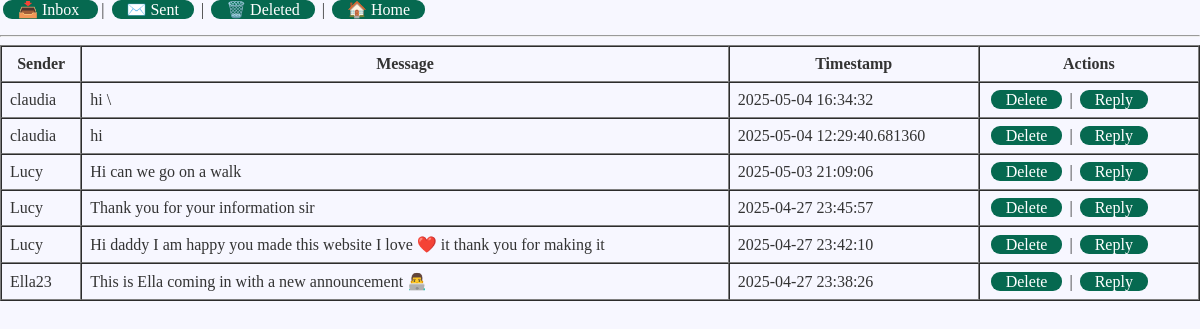
The page /inbox (signed in) on the database as committed earlier.
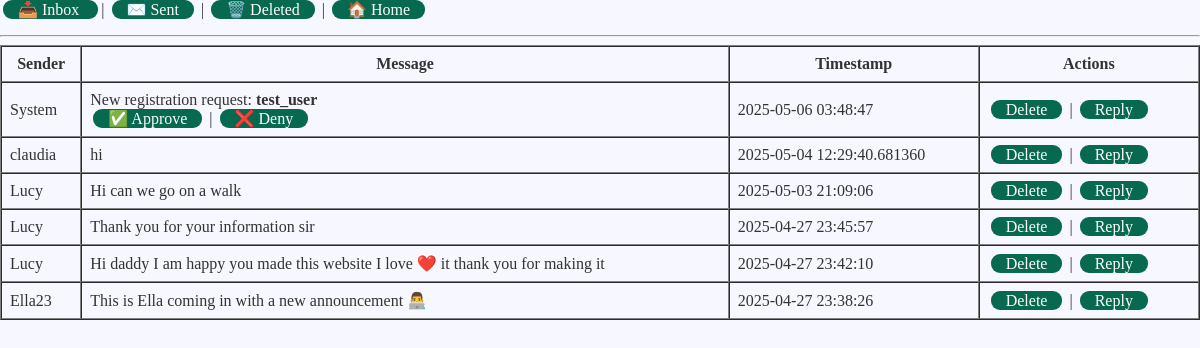
The same page on the database as committed later.
### tables this page shows
CREATE TABLE messages (
        id INTEGER PRIMARY KEY AUTOINCREMENT,
        sender_id INTEGER,
        recipient_id INTEGER,
        content TEXT,
        timestamp DATETIME DEFAULT CURRENT_TIMESTAMP, read INTEGER DEFAULT 0, deleted INTEGER DEFAULT 0, is_read INTEGER DEFAULT 0,
        FOREIGN KEY(sender_id) REFERENCES users(id),
        FOREIGN KEY(recipient_id) REFERENCES users(id)
    );

### app.py (the view)
@app.route('/inbox')
def inbox():
    user_id = session.get('user_id')
    if not user_id:
        return redirect(url_for('login'))
    conn = sqlite3.connect(DB_FILE)
    conn.row_factory = sqlite3.Row
    c = conn.cursor()
    c.execute("""
        SELECT
        m.id,
        COALESCE(u.username, 'System') AS sender,
        m.content,
        m.timestamp,
        m.is_read
        FROM messages m
        LEFT JOIN users u
        ON m.sender_id = u.id
        WHERE m.recipient_id = ?
        AND m.deleted      = 0
        ORDER BY m.timestamp DESC
    """, (user_id,))
    rows = c.fetchall()              # this is a list of sqlite3.Row
    messages = [dict(r) for r in rows]
    c.execute("""
        SELECT COUNT(*) AS cnt
          FROM messages
         WHERE recipient_id = ?
           AND is_read      = 0
           AND deleted      = 0
    """, (user_id,))
    unread_count = c.fetchone()['cnt']
    conn.close()
    print(f"DEBUG inbox: {len(messages)} messages →", messages)
    return render_template(
        'inbox.html',
        messages=messages,
        unread_count=unread_count
    )

### templates/inbox.html (shortened to what this page needs)
{% extends 'base.html' %}
{% block body %}
  <nav class="message-tabs" style="margin-bottom:1em;">
    <a href="{{ url_for('inbox') }}">
      📥 Inbox{% if unread_count > 0 %} ({{ unread_count }}){% endif %}
    </a> |
    <a href="{{ url_for('sent_messages') }}">✉️ Sent</a> |
    <a href="{{ url_for('deleted_messages') }}">🗑️ Deleted</a> |
    <a href="{{ url_for('home') }}">🏠 Home</a>
  </nav>
  <hr>
  <table border="1" cellpadding="8" cellspacing="0" width="100%">
    <thead>
      <tr>
        <th>Sender</th>
        <th>Message</th>
        <th>Timestamp</th>
        <th>Actions</th>
      </tr>
    </thead>
    <tbody>
      {% for m in messages %}
        <tr class="{% if not m['is_read'] %}unread{% endif %}">
          <td>{{ m['sender'] }}</td>
          <td>{{ m['content']|safe }}</td>
          <td>{{ m['timestamp'] }}</td>
          <td>
            <a href="{{ url_for('delete_message', message_id=m['id']) }}">Delete</a> |
            <a href="{{ url_for('respond_to_message', message_id=m['id']) }}">Reply</a>
          </td>
        </tr>
      {% else %}
        <tr>
          <td colspan="4" style="text-align:center;">No messages in your inbox.</td>
        </tr>
      {% endfor %}
    </tbody>
  </table>
{% endblock %}

### templates/base.html (shortened to what this page needs)
<!DOCTYPE html>
<html lang="en">
<head>
  <link rel="stylesheet" href="{{ url_for('static', filename='style.css') }}">
</head>
<body>
  {% block body %}{% endblock %}
</body>
</html>

### static/style.css (style rules this page uses)
body { font-family: 'Quicksand', 'Comic Sans MS', cursive; background-color: #f7f7ff; color: #333; margin: 0; padding: 0; }
a, button { background-color: #066950; color: white; border: none; padding: 1px 15px; margin: 3px; border-radius: 9px; text-decoration: none; font-size: 1em; }

Rows that differ between the two databases and show on the page:
no longer on this page (row edited): messages: sender "claudia", content "hi \\", timestamp "2025-05-04 16:34:32"
added messages: sender "System", content "New registration request: test_user ✅ Approve | ❌ Deny", timestamp "2025-05-06 03:48:47"
